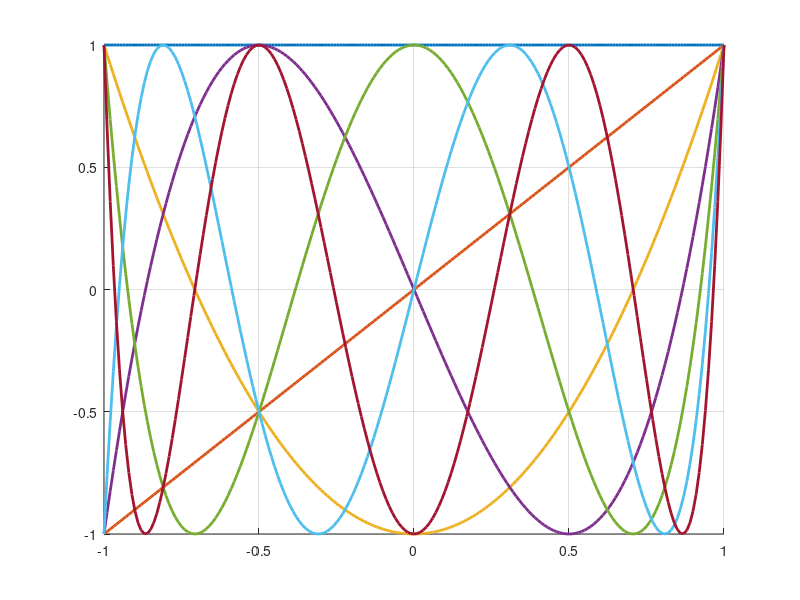

This chart was generated by the following MATLAB code:
x = -1:0.01:1;
n = 6;

T0 = ones(size(x))
T1 = x;

figure 
hold on
plot(x,T0,'LineWidth',2);
plot(x,T1,'LineWidth',2);

for k = 2:n
    Tk = 2*x.*T1-T0;
    plot(x,Tk,'LineWidth',2)

    T0 = T1
    T1 = Tk
end

hold off
grid on